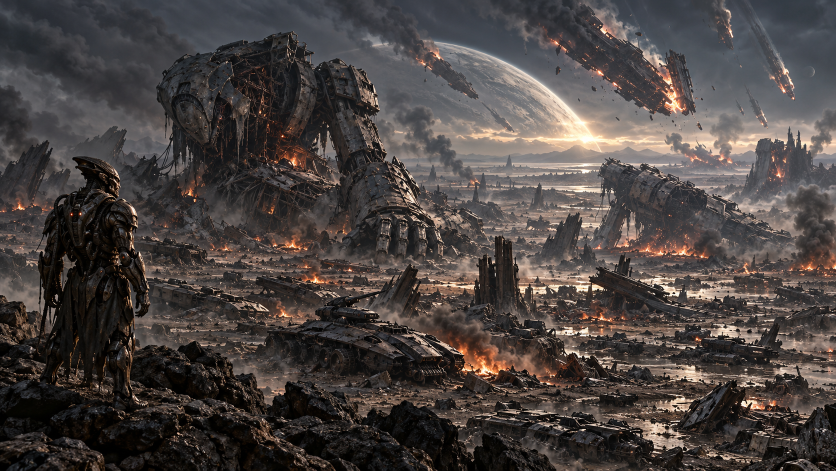
#> input picture assets/titans.png, 1672 x 941 px (shown at 1/2 size)
$ python build-titans-planet-blasts.py
#> lines starting #> are read from the running program, lines starting #| are printed output that depends on the picture
#!/usr/bin/env python3
"""Bake evolving, distant volumetric mushroom clouds for the planet surface.

No runtime image processing is needed. Sixty-four immutable frames share one
atlas, keeping the native Cairo crop cache bounded. This is an artistic effect
for a fictional wallpaper; all dimensions are image-space design parameters.
"""
from pathlib import Path
import json
import math
import numpy as np
from PIL import Image

ROOT = Path(__file__).resolve().parents[1]
OUT = ROOT / 'assets' / 'titans'
OUT.mkdir(parents=True, exist_ok=True)
W, H, FRAMES, COLUMNS = 128, 176, 64, 8
LIFETIME = 19.0
rng = np.random.default_rng(471909)

# A periodic texture scrolls through each billow as it rolls outward. The same
# noise field is sampled across the lifecycle, avoiding frame-to-frame sparkle.
noise = np.zeros((512, 512), np.float32)
weight = 0
for size, strength in [(7, 1), (17, .53), (41, .27), (103, .12)]:
    grid = rng.integers(0, 256, (size, size), dtype=np.uint8)
    noise += np.asarray(Image.fromarray(grid).resize((512, 512), Image.Resampling.BICUBIC)) / 255 * strength
    weight += strength
noise /= weight
photograph = Image.open(ROOT/'assets'/'titans.png').convert('L')
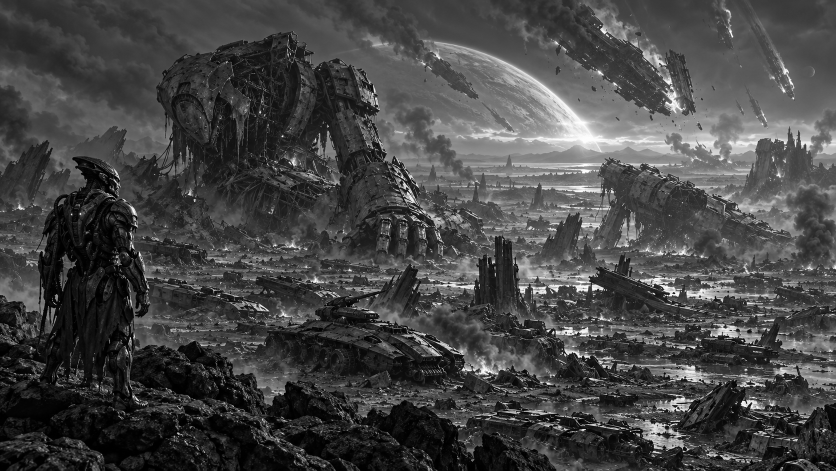
#> photograph: PIL image 1672x941 L (shown at 1/2 size); min 0, max 255, mean 69.9
cloud_detail = np.asarray(photograph.crop((35,30,276,221)).resize((256,256),Image.Resampling.BICUBIC),dtype=np.float32)
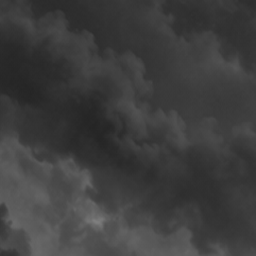
#> cloud_detail: shape (256, 256) float32; min 37, max 126, mean 62.1
cloud_detail = np.clip((cloud_detail-np.percentile(cloud_detail,3))/max(1,np.percentile(cloud_detail,97)-np.percentile(cloud_detail,3)),0,1)
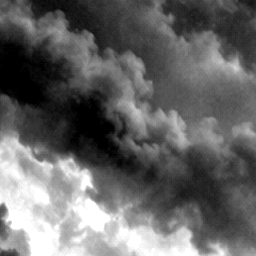
#> cloud_detail: shape (256, 256) float32; min 0, max 1, mean 0.403


def smooth(t):
    t = np.clip(t, 0, 1)
    return t*t*(3-2*t)


def render(age):
    pixels = np.zeros((H, W, 4), np.float32)  # Premultiplied during compositing.
    rise = 1 - math.exp(-age / 5.4)
    cap_y = 155 - rise * 65
    cap_x = 64 + math.sin(age*.14)*2.2
    cap_r = 8 + 37*(1-math.exp(-age/4.6))
    heat = .78*math.exp(-max(0, age-.55) / 4.2)+.22*math.exp(-age/11)
    opacity = float(smooth(age/.22) * smooth((LIFETIME-age)/4.5))
    puffs = []

    # The irregular rising column broadens beneath the rolling cap. Each
    # parcel follows upward flow; this is not a static mushroom scaled up.
    stem_h = max(1, 160-cap_y)
    for j in range(31):
        v = j/30
        cy = 161 - v*stem_h*.96
        cx = cap_x + math.sin(v*13-age*.65)*4.2*(.3+v)
        radius = (16.5 + v*6.0 + v**4*7) * (.38+.62*rise)
        radius *= .88+.16*math.sin(j*3.3)
        puffs.append((.1+v*.2, cx, cy, radius, radius*(1.6 if v<.7 else 1.3),
                      j*17, heat*(1.1+.35*v), .50))
    # Turbulent, diffuse skirts at the base tether the column to the surface.
    # Their broadening ring has no sharp circular outline.
    for j in range(9):
        theta=j/9*math.tau
        spread=(7+age*1.15)*math.sin(theta)
        puffs.append((-.8,cap_x+spread,159+math.cos(theta)*3,
                      8+age*.85,5+age*.20,1200+j*31,heat*.90,.43))

    # Back-to-front spherical billows around a toroidal cap create rounded
    # cauliflower lobes with a shaded underside rather than a flat oval.
    for j in range(15):
        theta = j / 15 * math.tau + age*.032
        depth = math.sin(theta)
        cx = cap_x + math.cos(theta)*cap_r*(.63+.06*math.sin(j*5.4))
        cy = cap_y + depth*cap_r*.29 + cap_r*.14*math.sin(j*7.3+age*.2)
        radius = cap_r*(.32+.08*math.sin(j*3.7+age*.12))
        puffs.append((depth, cx, cy, radius, radius*1.07, 217+j*29,
                      heat*(.42+.82*max(0,depth)), .87))
    for j in range(9):
        theta = j/9*math.tau
        cx = cap_x + math.cos(theta)*cap_r*.34
        cy = cap_y - cap_r*.10 + math.sin(theta)*cap_r*.21
        radius = cap_r*(.35+.04*math.sin(j*5.1))
        puffs.append((.4+math.sin(theta)*.3, cx, cy, radius, radius*1.06,
                      891+j*19, heat*(.4+.22*math.cos(theta)), .88))
    for j in range(9):
        theta=j/9*math.tau
        drift=(1-math.exp(-age/8))*cap_r*.15
        cx=cap_x+math.cos(theta)*cap_r*.88+drift
        cy=cap_y+math.sin(theta)*cap_r*.21-age*.22
        puffs.append((-.9,cx,cy,cap_r*.24,cap_r*.23,1700+j*43,heat*.35,.27))

    for depth, cx, cy, rx, ry, seed, warmth, density in sorted(puffs):
        if rx < .4 or ry < .4:
            continue
        x0, x1 = max(0, math.floor(cx-rx*1.25)), min(W, math.ceil(cx+rx*1.25))
        y0, y1 = max(0, math.floor(cy-ry*1.25)), min(H, math.ceil(cy+ry*1.25))
        yy, xx = np.mgrid[y0:y1, x0:x1]
        ux, uy = (xx-cx)/rx, (yy-cy)/ry
        tx = (xx*3+seed+int(age*8)) % 512
        ty = (yy*3+seed*3-int(age*11)) % 512
        px=(xx*4+seed+int(age*6))%256
        py=(yy*4+seed*7-int(age*8))%256
        tex = noise[ty,tx]*.55+cloud_detail[py,px]*.45
        radial = ux*ux + uy*uy
        boundary = 1 + (tex-.5)*1.5
        edge = np.clip((boundary-radial)/.68, 0, 1)
        alpha = edge**1.3*density*opacity
        normal_z = np.sqrt(np.clip(1-radial, 0, 1))
        light = np.clip(.52 - ux*.25 - uy*.43 + normal_z*.28, 0, 1)
        shade = 42 + light*58 + (tex-.5)*62
        smoke = np.stack((shade*.98, shade*1.015, shade*1.045), axis=-1)
        hot = np.clip(warmth*(.65+normal_z*.45+(tex-.5)*.4), 0, 1)
        fire = np.stack((183+72*normal_z, 61+156*normal_z**1.6,
                         18+110*normal_z**3), axis=-1)
        rgb = smoke*(1-hot[...,None]) + fire*hot[...,None]
        # A little scattered pale atmosphere keeps a far-away blast within
        # the photograph's colour range rather than opaque black soot.
        rgb = rgb*.80 + np.array([117,120,119])*.20
        destination = pixels[y0:y1,x0:x1]
        destination[:,:,:3] = rgb*alpha[...,None] + destination[:,:,:3]*(1-alpha[...,None])
        destination[:,:,3] = alpha + destination[:,:,3]*(1-alpha)

    alpha = pixels[:,:,3]
    pixels[:,:,:3] /= np.maximum(alpha[...,None], 1e-6)
    pixels[:,:,3] *= 255
    return Image.fromarray(np.clip(pixels,0,255).astype(np.uint8), 'RGBA')


atlas = Image.new('RGBA', (W*COLUMNS, H*math.ceil(FRAMES/COLUMNS)))
#> atlas: PIL image 1024x1408 RGBA; every value is 0
contact = Image.new('RGB', (W*8,H*2), (113,116,114))
for frame in range(FRAMES):
    tile = render(frame/(FRAMES-1)*LIFETIME)
    atlas.paste(tile, ((frame%COLUMNS)*W,(frame//COLUMNS)*H))
    if frame % 4 == 0:
        slot = frame//4
        contact.paste(tile, ((slot%8)*W,(slot//8)*H), tile)
#> this loop made 64 passes
#> pass 2, `tile = render(frame/(FRAMES-1)*LIFETIME)`:
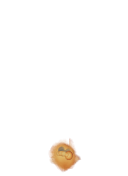
#> tile: PIL image 128x176 RGBA; mean R, G, B, A 6.9, 4.5, 2.3, 5.9; transparent parts drawn white
#> after the loop:
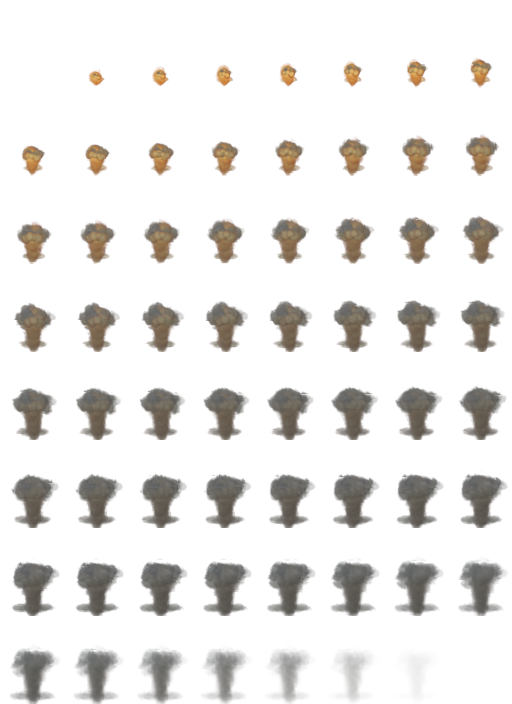
#> atlas: PIL image 1024x1408 RGBA (shown at 1/2 size); mean R, G, B, A 25.3, 23.2, 20.8, 39.9; transparent parts drawn white
#> after the loop:
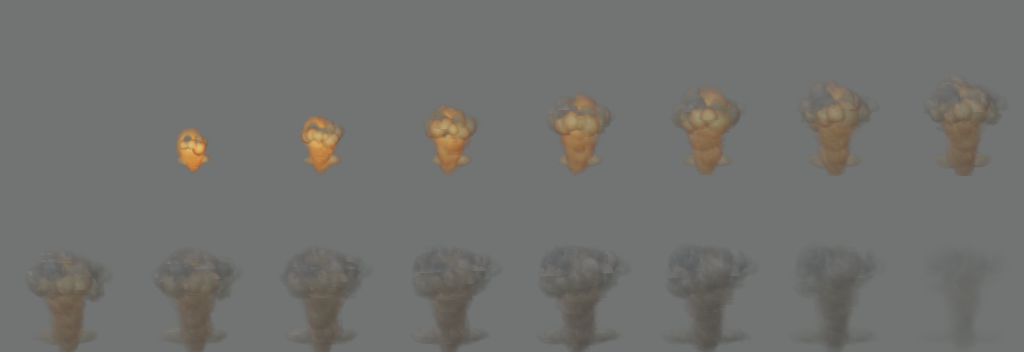
#> contact: PIL image 1024x352 RGB; mean R, G, B 112.9, 113.9, 110.3
atlas.save(OUT/'planet-mushroom-atlas.png', optimize=True)
(ROOT/'validation').mkdir(exist_ok=True)
contact.save(ROOT/'validation'/'titans-planet-atlas-contact.png')
print(json.dumps({'asset':'planet-mushroom-atlas.png','frames':FRAMES,'tile':[W,H],
#> (the run stopped early here; a loop or call above may not have finished)

$ run again, with assets/abyss.png copied over assets/titans.png
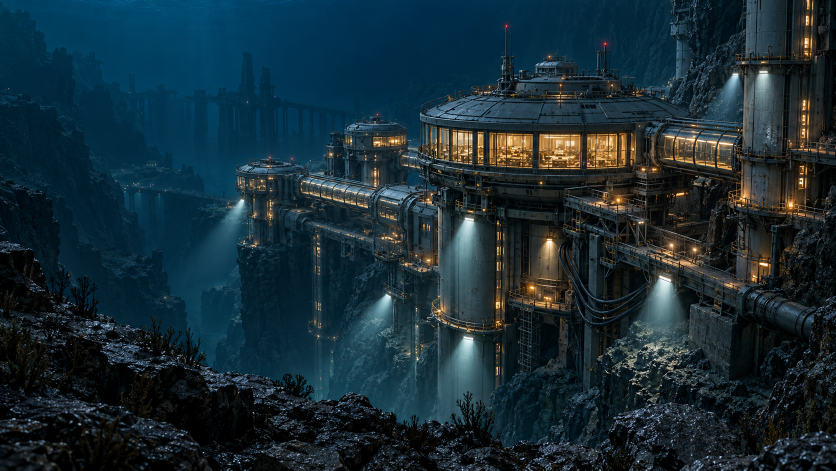
#> input picture assets/abyss.png, 1672 x 941 px (shown at 1/2 size)
#> `cloud_detail = np.clip((cloud_detail-np.percentile(cloud_detail,3))/ma..`:
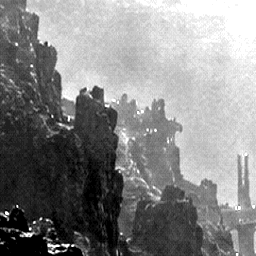
#> cloud_detail: shape (256, 256) float32; min 0, max 1, mean 0.527
#> after the loop `for frame in range(FRAMES):`:
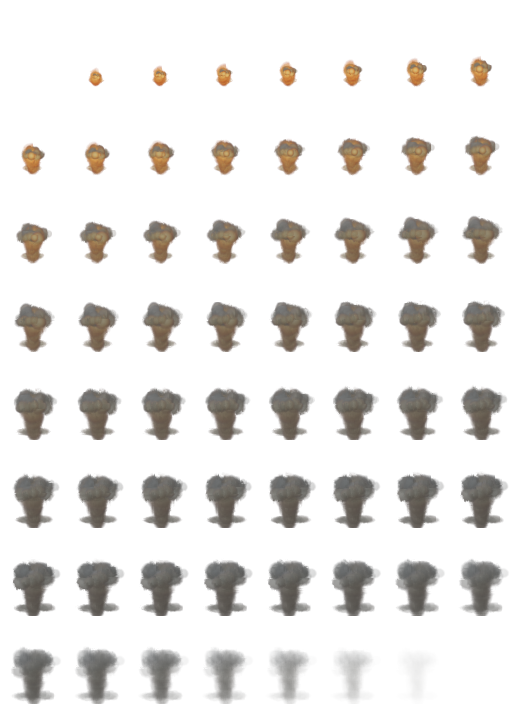
#> atlas: PIL image 1024x1408 RGBA (shown at 1/2 size); mean R, G, B, A 26.4, 24.1, 21.7, 42.6; transparent parts drawn white

$ run again, with assets/city.png copied over assets/titans.png
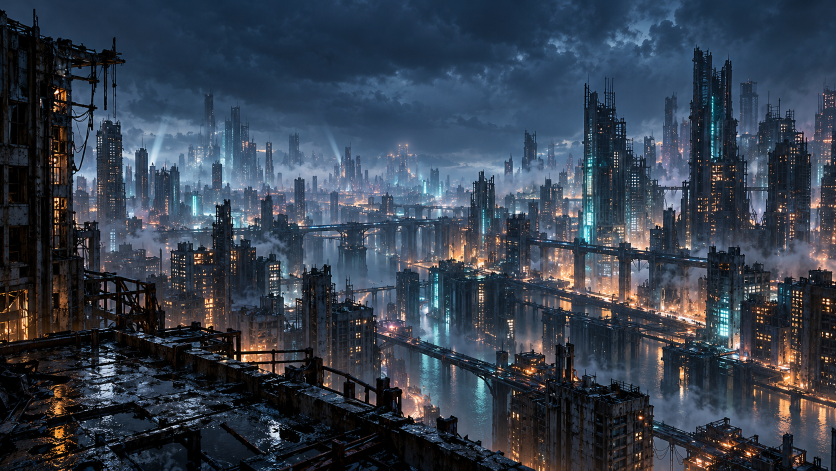
#> input picture assets/city.png, 1672 x 941 px (shown at 1/2 size)
#> `cloud_detail = np.clip((cloud_detail-np.percentile(cloud_detail,3))/ma..`:
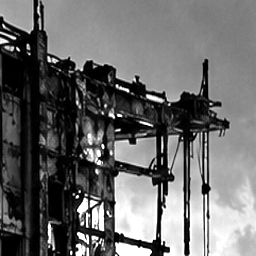
#> cloud_detail: shape (256, 256) float32; min 0, max 1, mean 0.418
#> after the loop `for frame in range(FRAMES):`:
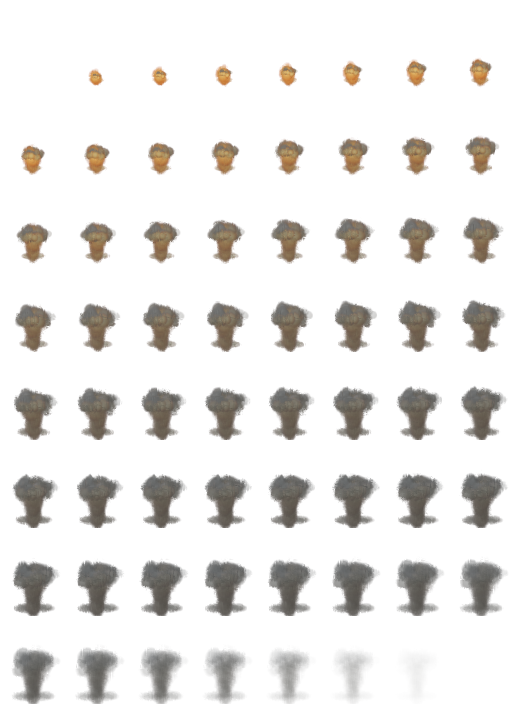
#> atlas: PIL image 1024x1408 RGBA (shown at 1/2 size); mean R, G, B, A 25.4, 23.3, 20.9, 40.3; transparent parts drawn white

$ run again, with assets/cloudcity-cloud-plate.png copied over assets/titans.png
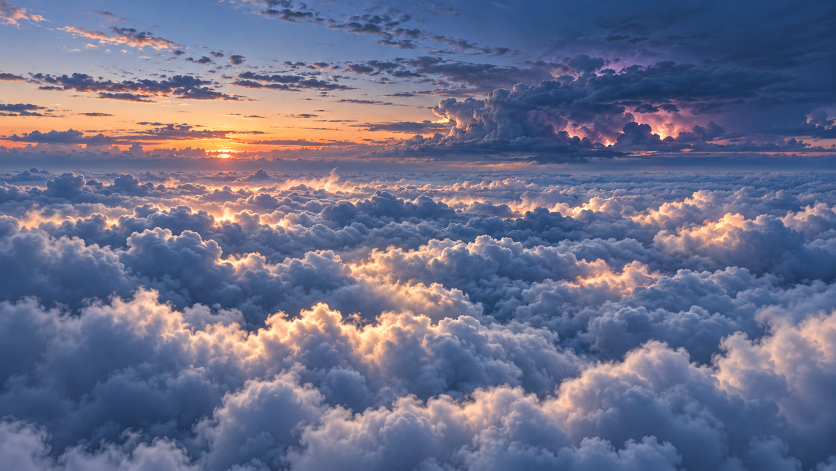
#> input picture assets/cloudcity-cloud-plate.png, 1672 x 941 px (shown at 1/2 size)
#> `cloud_detail = np.clip((cloud_detail-np.percentile(cloud_detail,3))/ma..`:
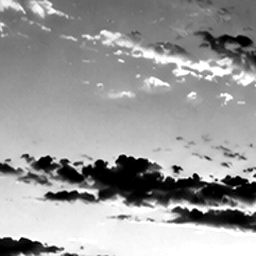
#> cloud_detail: shape (256, 256) float32; min 0, max 1, mean 0.608
#> after the loop `for frame in range(FRAMES):`:
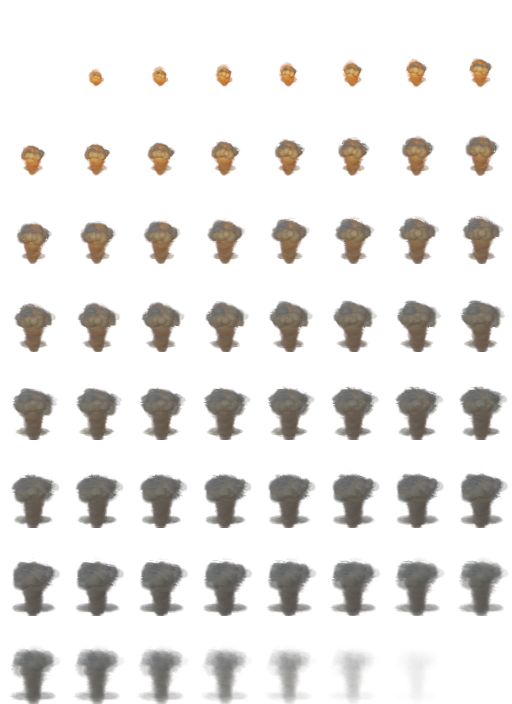
#> atlas: PIL image 1024x1408 RGBA (shown at 1/2 size); mean R, G, B, A 27.2, 24.7, 22.3, 43.6; transparent parts drawn white
